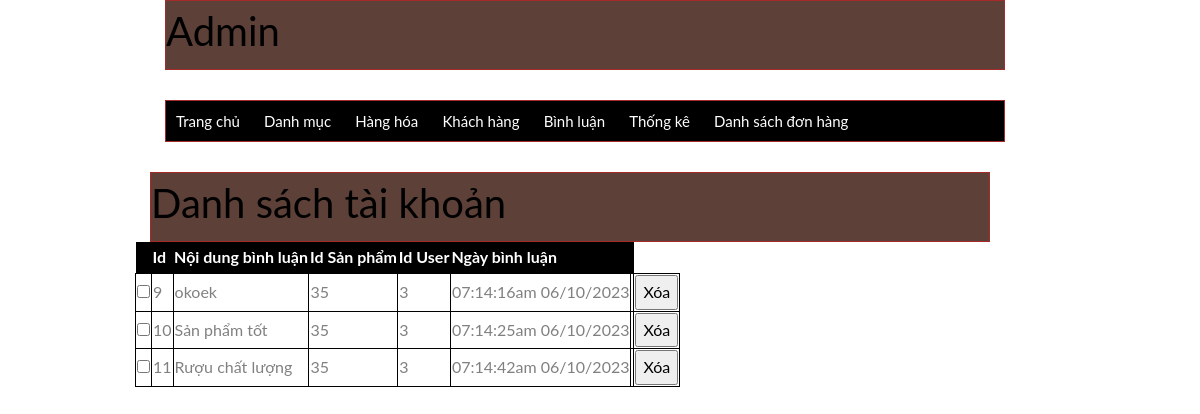
The app's page /quantri/index.php?act=dsbl with its own data.
### tables this page shows
CREATE TABLE `binhluan` (
  `id_binhluan` int(10) NOT NULL,
  `noidung` varchar(200) NOT NULL,
  `id_sp` int(10) NOT NULL,
  `id_nguoidung` int(10) NOT NULL,
  `ngaybinhluan` varchar(200) NOT NULL
);

### model/pdo.php (called while the page is built, shortened)
<?php
function pdo_get_connection(){
    $servername = "localhost";
    $username = "root";
    $password = "";
    try {
        $conn = new PDO("mysql:host=$servername;dbname=duanmau", $username, $password);
        $conn->setAttribute(PDO::ATTR_ERRMODE, PDO::ERRMODE_EXCEPTION);
        return $conn;
    } catch(PDOException $e) {
        echo "Connection failed: " . $e->getMessage();
    }
}
function pdo_query($sql){
    $sql_args=array_slice(func_get_args(),1);
    try{
        $conn=pdo_get_connection();
        $stmt=$conn->prepare($sql);
        $stmt->execute($sql_args);
        $rows=$stmt->fetchAll();
        return $rows;
    }
    catch(PDOException $e){
        throw $e;
    }
    finally{
        unset($conn);
    }
}
?>

### model/binhluan.php (called while the page is built, shortened)
<?php
function loadall_binhluan($id_sp) {
    $sql = "select * from binhluan where 1";
    $listbinhluan= pdo_query($sql);
    return $listbinhluan;
}
?>

### quantri/binhluan/list.php (the view)
<div class="row">
    <div class="row fratitle">
        <h1>Danh sách tài khoản</h1>
    </div>
    <div class="row">
        <table  class="row">
            <tr class="danhmuc">
                <th></th>
                <th>Id</th>
                <th>Nội dung bình luận</th>
                <th>Id Sản phẩm</th>
                <th>Id User</th>
                <th>Ngày bình luận</th>
                <th></th>
            </tr>
            <?php
                foreach($listbinhluan as $binhluan ){
                    extract($binhluan);
                    $xoabl = "index.php?act=xoabl&id=".$id_binhluan;
                echo '<tr>
                    <td><input type="checkbox" name="" id=""></td>
                    <td>'.$id_binhluan.'</td>
                    <td>'.$noidung.'</td>
                    <td>'.$id_sp.'</td>
                    <td>'.$id_nguoidung.'</td>
                    <td>'.$ngaybinhluan.'</td>
                    <td></td>
                    <td><a href="'.$xoabl.'"><input type="button" value="Xóa"></td></a>
                    </tr>
                ';
            }
            ?>
        </table>
    </div>
</div>

### quantri/header.php (style rules this page uses)
.row { float: left; width: 100%; }
.fratitle { background-color: #5d4037 !important; border: 1px brown solid; color: white; }
.danhmuc { background-color: black; color: white; width: 100%; }
table tr td { border: 1px black solid; }

### records on screen
binhluan: id_binhluan "9", noidung "okoek", id_sp "35", id_nguoidung "3", ngaybinhluan "07:14:16am 06/10/2023"
binhluan: id_binhluan "10", noidung "Sản phẩm tốt", id_sp "35", id_nguoidung "3", ngaybinhluan "07:14:25am 06/10/2023"
binhluan: id_binhluan "11", noidung "Rượu chất lượng", id_sp "35", id_nguoidung "3", ngaybinhluan "07:14:42am 06/10/2023"
